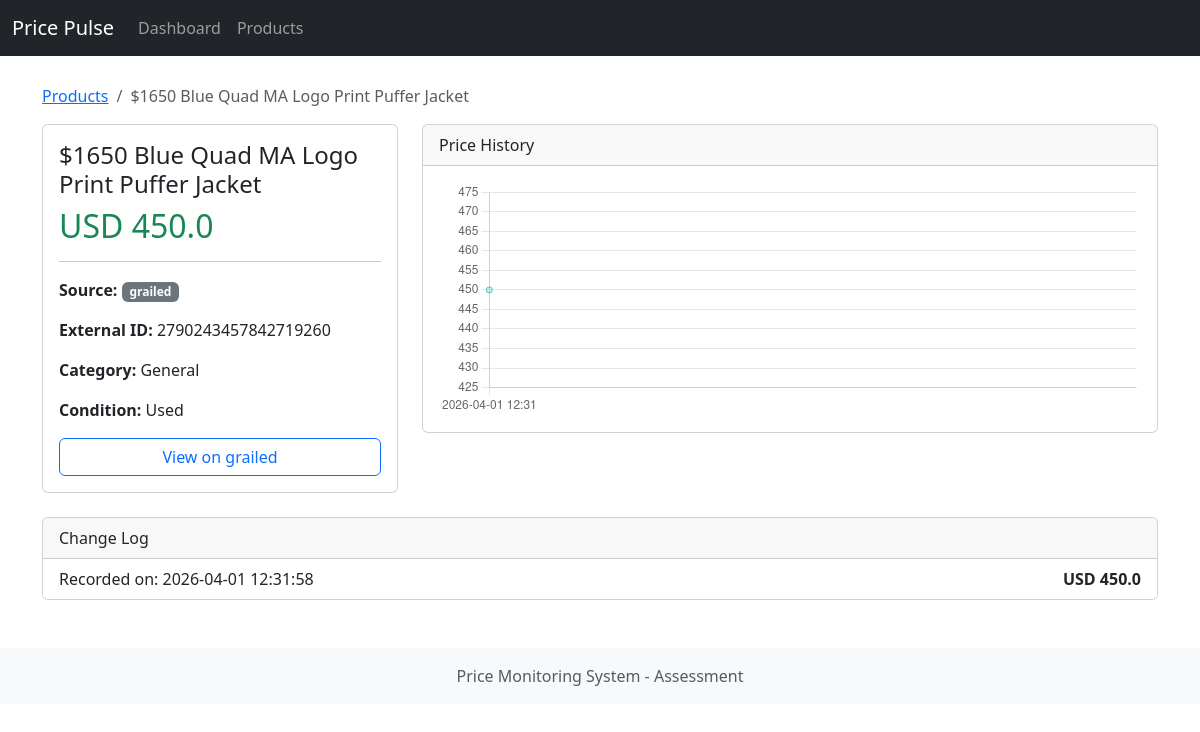
/products/89, run on an earlier commit of the app's database.
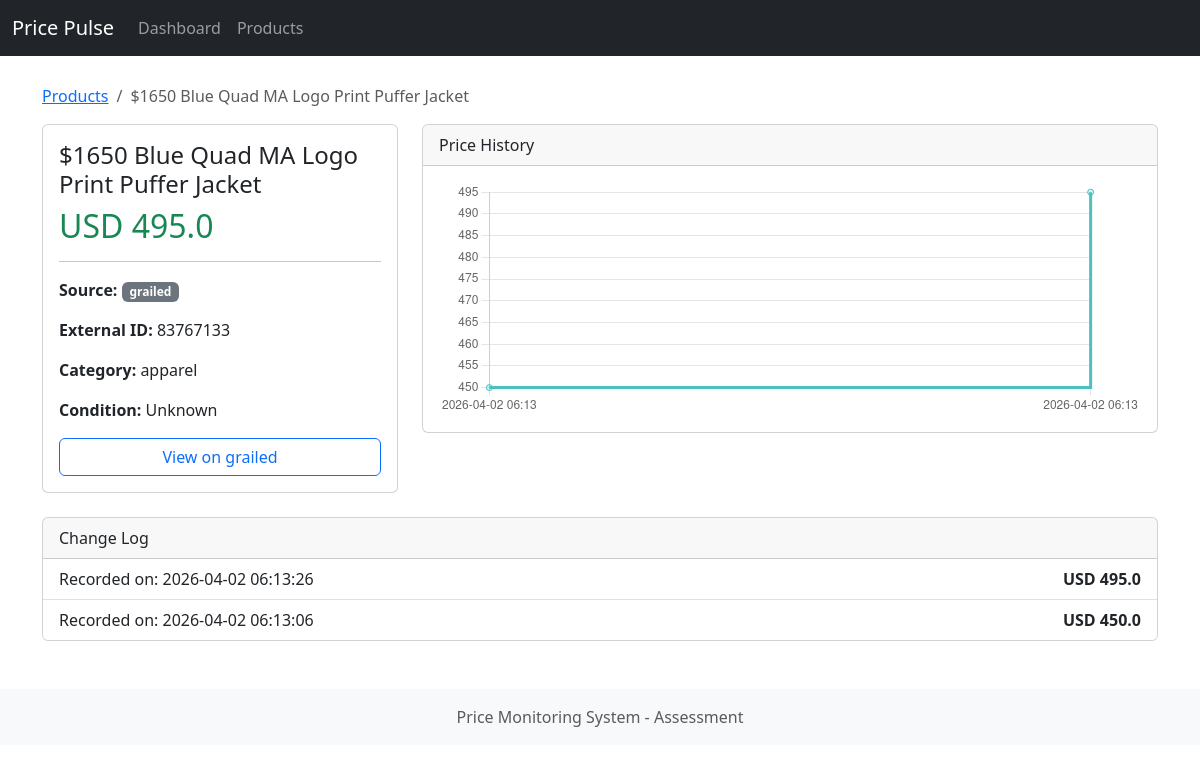
And on a later commit of the database.
### models/product.py (models this page shows)
class Product(Base):
    __tablename__ = "products"
    id: Mapped[int] = mapped_column(primary_key=True, index=True)
    external_id: Mapped[str] = mapped_column(String, index=True)
    source: Mapped[str] = mapped_column(String, index=True, doc="e.g. 1stdibs, fashionphile")
    brand: Mapped[str] = mapped_column(String, index=True, nullable=True)
    title: Mapped[str] = mapped_column(String)  # renamed from 'model'
    category: Mapped[str | None] = mapped_column(String, nullable=True)
    condition: Mapped[str | None] = mapped_column(String, nullable=True)
    price: Mapped[float] = mapped_column(Float)
    currency: Mapped[str] = mapped_column(String, default="USD")
    url: Mapped[str] = mapped_column(String)  # renamed from 'product_url'
    image_url: Mapped[str | None] = mapped_column(String, nullable=True)
    is_sold: Mapped[bool] = mapped_column(Boolean, default=False)
    created_at: Mapped[datetime] = mapped_column(DateTime, default=lambda: datetime.now(timezone.utc))
    updated_at: Mapped[datetime] = mapped_column(DateTime, default=lambda: datetime.now(timezone.utc), onupdate=lambda: datetime.now(timezone.utc))
    last_seen_at: Mapped[datetime] = mapped_column(DateTime, default=lambda: datetime.now(timezone.utc))
    __table_args__ = (
        UniqueConstraint('external_id', 'source', name='uix_external_id_source'),
    )

### models/history.py (models this page shows)
class PriceHistory(Base):
    __tablename__ = "price_history"
    id: Mapped[int] = mapped_column(primary_key=True, index=True)
    product_id: Mapped[int] = mapped_column(ForeignKey("products.id", ondelete="CASCADE"), index=True)
    price: Mapped[float] = mapped_column(Float)
    recorded_at: Mapped[datetime] = mapped_column(DateTime, default=lambda: datetime.now(timezone.utc))
    __table_args__ = (
        Index('ix_price_history_product_id_recorded_at', 'product_id', 'recorded_at'),
    )

### webapp/routes.py (the view)
@router.get("/products/{product_id}")
async def product_detail_page(request: Request, product_id: int, db: AsyncSession = Depends(get_db)):
    res = await db.execute(select(Product).where(Product.id == product_id))
    product = res.scalar_one_or_none()
    if not product:
        raise HTTPException(status_code=404, detail="Product not found")
    hist_res = await db.execute(
        select(PriceHistory).where(PriceHistory.product_id == product_id).order_by(PriceHistory.recorded_at)
    )
    history = hist_res.scalars().all()
    labels = [h.recorded_at.strftime("%Y-%m-%d %H:%M") for h in history]
    prices = [h.price for h in history]
    return templates.TemplateResponse(request=request, name="product_detail.html", context={
        "request": request,
        "product": product,
        "chart_labels": labels,
        "chart_prices": prices,
        "history": history
    })

### templates/product_detail.html (shortened to what this page needs)
{% extends "base.html" %}
{% block content %}
<nav aria-label="breadcrumb">
  <ol class="breadcrumb">
    <li class="breadcrumb-item"><a href="/products">Products</a></li>
    <li class="breadcrumb-item active" aria-current="page">{{ product.title }}</li>
  </ol>
</nav>
<div class="row mb-4">
    <div class="col-md-4">
        <div class="card">
            <div class="card-body">
                <h4 class="card-title">{{ product.title }}</h4>
                <h2 class="text-success">{{ product.currency }} {{ product.price }}</h2>
                <hr>
                <p><strong>Source:</strong> <span class="badge bg-secondary">{{ product.source }}</span></p>
                <p><strong>External ID:</strong> {{ product.external_id }}</p>
                <p><strong>Category:</strong> {{ product.category }}</p>
                <p><strong>Condition:</strong> {{ product.condition }}</p>
                <a href="{{ product.url }}" target="_blank" class="btn btn-outline-primary w-100">View on {{ product.source }}</a>
            </div>
        </div>
    </div>
    <div class="col-md-8">
        <div class="card">
            <div class="card-header">
                Price History
            </div>
            <div class="card-body">
                <canvas id="priceChart" height="100"></canvas>
            </div>
        </div>
    </div>
</div>
<div class="card">
    <div class="card-header">Change Log</div>
    <ul class="list-group list-group-flush">
    {% for h in history|reverse %}
        <li class="list-group-item d-flex justify-content-between">
            <span>Recorded on: {{ h.recorded_at.strftime('%Y-%m-%d %H:%M:%S') }}</span>
            <span class="fw-bold">{{ product.currency }} {{ h.price }}</span>
        </li>
    {% else %}
        <li class="list-group-item">No history recorded yet.</li>
    {% endfor %}
    </ul>
</div>
<script>
    const ctx = document.getElementById('priceChart').getContext('2d');
    const chartLabels = {{ chart_labels|tojson }};
    const chartData = {{ chart_prices|tojson }};
    new Chart(ctx, {
        type: 'line',
        data: {
            labels: chartLabels,
            datasets: [{
                label: 'Price ({{ product.currency }})',
                data: chartData,
                borderColor: 'rgb(75, 192, 192)',
                backgroundColor: 'rgba(75, 192, 192, 0.2)',
                tension: 0.1,
                fill: true,
                stepped: true
            }]
        },
        options: {
            responsive: true,
            scales: {
                y: {
                    beginAtZero: false
                }
            },
            plugins: {
                legend: {
                    display: false
                }
            }
        }
    });
</script>
{% endblock %}

### templates/base.html (shortened to what this page needs)
<!DOCTYPE html>
<html lang="en">
<head>
    <link href="https://cdn.jsdelivr.net/npm/bootstrap@5.3.2/dist/css/bootstrap.min.css" rel="stylesheet">
</head>
<body>
    <nav class="navbar navbar-expand-md navbar-dark bg-dark fixed-top">
        <div class="container-fluid">
            <a class="navbar-brand" href="/">Price Pulse</a>
            <div class="collapse navbar-collapse" id="navbarsExampleDefault">
                <ul class="navbar-nav me-auto mb-2 mb-md-0">
                    <li class="nav-item">
                        <a class="nav-link" aria-current="page" href="/">Dashboard</a>
                    </li>
                    <li class="nav-item">
                        <a class="nav-link" href="/products">Products</a>
                    </li>
                </ul>
            </div>
        </div>
    </nav>
    <main class="container mt-4">
        {% block content %}{% endblock %}
    </main>
    <footer class="mt-5 py-3 bg-light text-center">
        <div class="container">
            <span class="text-muted">Price Monitoring System - Assessment</span>
        </div>
    </footer>
</body>
</html>

### templates/base.html (style rules this page uses)
body { padding-top: 60px; }

What changed in the data, as far as the page shows it:
changed Product "USD": price "450.0" → "495.0"; external_id "2790243457842719260" → "83767133"; category "General" → "apparel"; condition "Used" → "Unknown"
added PriceHistory: recorded_at "2026-04-02 06:13:26", {{ product.currency }} "USD", price "495.0"
changed PriceHistory (number 2 of 2 on the later page): recorded_at "2026-04-01 12:31:58" → "2026-04-02 06:13:06"
Also different on the page:
chart data {{ chart_prices|tojson }}: [450.0] → [450.0, 495.0]
